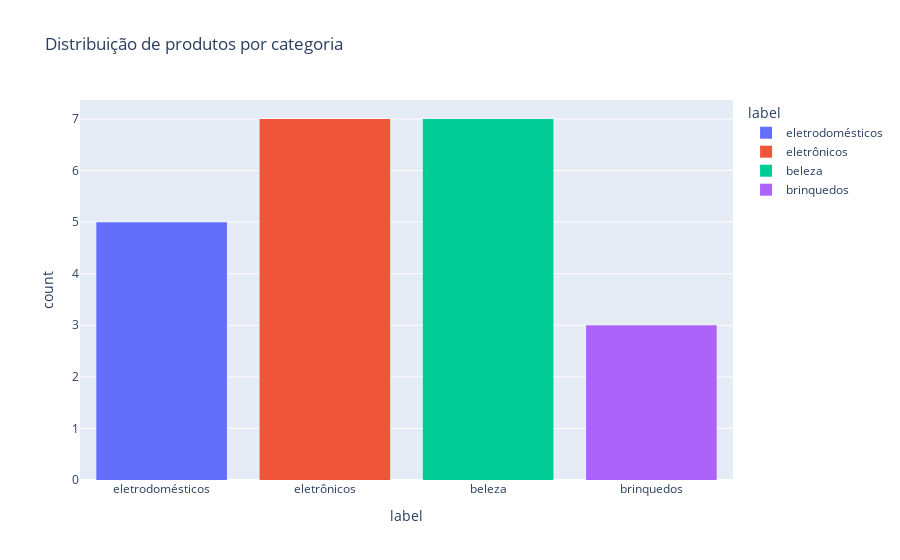

This figure's notebook cell:
### Code cell
px.histogram(df.to_pandas(), x='label', color='label', title='Distribuição de produtos por categoria')

### Figure 1 — Plotly figure (JSON) as saved in the notebook; plotly's stock layout.template omitted (floating-point values rounded to 4 significant figures)
{"data": [{"alignmentgroup": "True", "bingroup": "x", "hovertemplate": "label=%{x}<br>count=%{y}<extra></extra>", "legendgroup": "eletrodomésticos", "marker": {"color": "#636efa", "pattern": {"shape": ""}}, "name": "eletrodomésticos", "offsetgroup": "eletrodomésticos", "orientation": "v", "showlegend": true, "type": "histogram", "x": ["eletrodomésticos", "eletrodomésticos", "eletrodomésticos", "eletrodomésticos", "eletrodomésticos"], "xaxis": "x", "yaxis": "y"}, {"alignmentgroup": "True", "bingroup": "x", "hovertemplate": "label=%{x}<br>count=%{y}<extra></extra>", "legendgroup": "eletrônicos", "marker": {"color": "#EF553B", "pattern": {"shape": ""}}, "name": "eletrônicos", "offsetgroup": "eletrônicos", "orientation": "v", "showlegend": true, "type": "histogram", "x": ["eletrônicos", "eletrônicos", "eletrônicos", "eletrônicos", "eletrônicos", "eletrônicos", "eletrônicos"], "xaxis": "x", "yaxis": "y"}, {"alignmentgroup": "True", "bingroup": "x", "hovertemplate": "label=%{x}<br>count=%{y}<extra></extra>", "legendgroup": "beleza", "marker": {"color": "#00cc96", "pattern": {"shape": ""}}, "name": "beleza", "offsetgroup": "beleza", "orientation": "v", "showlegend": true, "type": "histogram", "x": ["beleza", "beleza", "beleza", "beleza", "beleza", "beleza", "beleza"], "xaxis": "x", "yaxis": "y"}, {"alignmentgroup": "True", "bingroup": "x", "hovertemplate": "label=%{x}<br>count=%{y}<extra></extra>", "legendgroup": "brinquedos", "marker": {"color": "#ab63fa", "pattern": {"shape": ""}}, "name": "brinquedos", "offsetgroup": "brinquedos", "orientation": "v", "showlegend": true, "type": "histogram", "x": ["brinquedos", "brinquedos", "brinquedos"], "xaxis": "x", "yaxis": "y"}], "layout": {"barmode": "relative", "legend": {"title": {"text": "label"}, "tracegroupgap": 0}, "title": {"text": "Distribuição de produtos por categoria"}, "xaxis": {"anchor": "y", "categoryarray": ["eletrodomésticos", "eletrônicos", "beleza", "brinquedos"], "categoryorder": "array", "domain": [0, 1], "title": {"text": "label"}}, "yaxis": {"anchor": "x", "domain": [0, 1], "title": {"text": "count"}}}}
